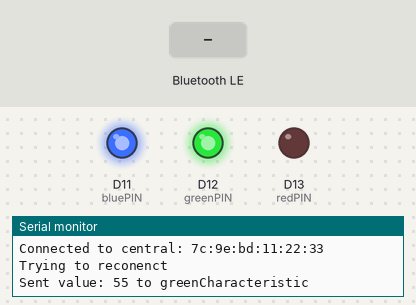
The sketch below on a simulated Arduino Nano 33 IoT. On the bench: output pins drawn as LEDs (lit = HIGH), the last lines printed to the serial monitor. The inputs (shaded band) are chosen by the test bench. Random numbers use the default seed unless the sketch sets one; nothing arrives over Bluetooth unless stated; a phone connects over Bluetooth LE 3 s after start.

Above: at 3.8 s.
3.9 s: Bluetooth LE write "1" received
At 4.9 s:
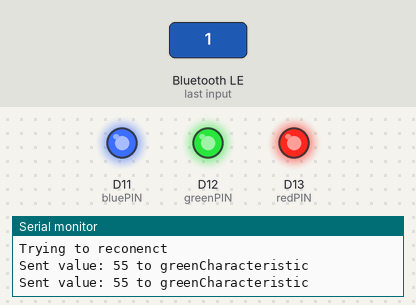
Timing chart, 0 to 6.9 s (numbered marks = the images above; inputs shaded):
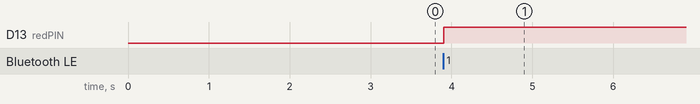

Measured:
- after the input at 3.9 s, D13 (redPIN): LOW → HIGH at once

The sketch:

MIT_app_inventor_code.ino
```cpp
#include <ArduinoBLE.h>

BLEService LEDService("19b10000-e8f2-537e-4f6c-d104768a1214");

BLECharacteristic redCharacteristic("19b10001-e8f2-537e-4f6c-d104768a1214", BLERead | BLEWrite | BLENotify, 1);
BLECharacteristic greenCharacteristic("19b10002-e8f2-537e-4f6c-d104768a1214", BLERead | BLEWrite | BLENotify, 1);
BLECharacteristic blueCharacteristic("19b10003-e8f2-537e-4f6c-d104768a1214", BLERead | BLEWrite | BLENotify, 1);

const int redPIN = 13;
const int greenPIN = 12;
const int bluePIN = 11;
int x=0;
unsigned long previousMillis = 0;

void setup() {
  Serial.begin(9600);
  //while (!Serial);

  pinMode(redPIN, OUTPUT);
  pinMode(greenPIN, OUTPUT);
  pinMode(bluePIN, OUTPUT);

  digitalWrite(redPIN, LOW);
  digitalWrite(greenPIN, HIGH);
  digitalWrite(bluePIN, HIGH);

  if (!BLE.begin()) {
    Serial.println("Starting BLE failed!");
    while (1);
  }

  BLE.setLocalName("Heart_Monitor");
  BLE.setAdvertisedService(LEDService);

  LEDService.addCharacteristic(redCharacteristic);
  LEDService.addCharacteristic(greenCharacteristic);
  LEDService.addCharacteristic(blueCharacteristic);
  BLE.addService(LEDService);

  BLE.advertise();
  Serial.println("BLE device is advertising...");
}

void loop() {
  BLEDevice central = BLE.central();

  if (central) {
    Serial.print("Connected to central: ");
    Serial.println(central.address());
Serial.println ("Trying to reconenct");
    while (central.connected()) {
      // Write to LEDs
      if (redCharacteristic.written()) {
        digitalWrite(redPIN, redCharacteristic.value()[0]);
      }
      if (greenCharacteristic.written()) {
        digitalWrite(greenPIN, greenCharacteristic.value()[0]);
      }
      if (blueCharacteristic.written()) {
        digitalWrite(bluePIN, blueCharacteristic.value()[0]);
      }


      // Send data every 1 second
      unsigned long currentMillis = millis();
      if (currentMillis - previousMillis >= 1000) {
        previousMillis = currentMillis;
x=random(80,100);
    // Send an 8-bit unsigned integer:
uint8_t valueToSend = x;
greenCharacteristic.writeValue(valueToSend);

        Serial.println("Sent value: 55 to greenCharacteristic");
      }

      delay(10); // Give some breathing room

    }

    Serial.println("Disconnected from central");
  }
}
```
